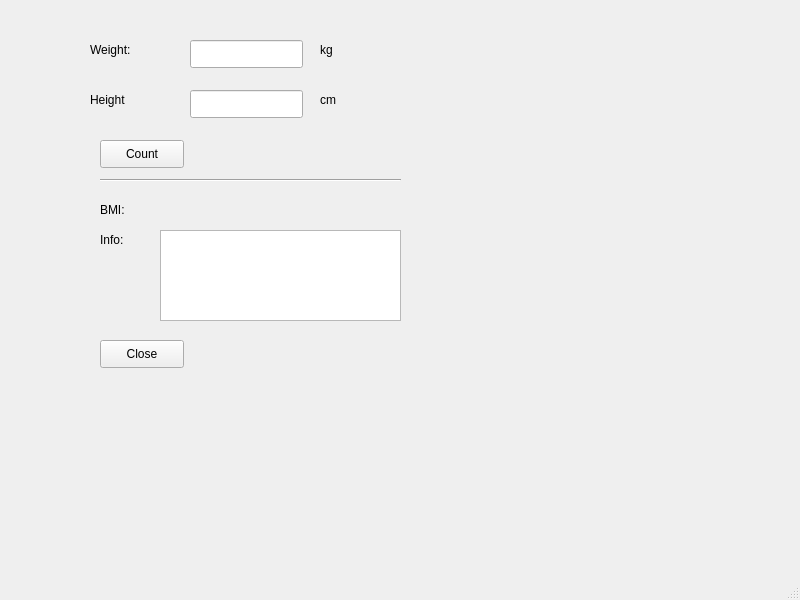
<?xml version="1.0" encoding="UTF-8"?>
<ui version="4.0">
 <class>MainWindow</class>
 <widget class="QMainWindow" name="MainWindow">
  <property name="geometry">
   <rect>
    <x>0</x>
    <y>0</y>
    <width>800</width>
    <height>600</height>
   </rect>
  </property>
  <property name="windowTitle">
   <string>MainWindow</string>
  </property>
  <widget class="QWidget" name="centralwidget">
   <widget class="QLineEdit" name="weightLineEdit">
    <property name="geometry">
     <rect>
      <x>190</x>
      <y>40</y>
      <width>113</width>
      <height>28</height>
     </rect>
    </property>
   </widget>
   <widget class="QLineEdit" name="heightLineEdit">
    <property name="geometry">
     <rect>
      <x>190</x>
      <y>90</y>
      <width>113</width>
      <height>28</height>
     </rect>
    </property>
   </widget>
   <widget class="QLabel" name="label">
    <property name="geometry">
     <rect>
      <x>320</x>
      <y>40</y>
      <width>63</width>
      <height>20</height>
     </rect>
    </property>
    <property name="text">
     <string>kg</string>
    </property>
   </widget>
   <widget class="QLabel" name="label_2">
    <property name="geometry">
     <rect>
      <x>320</x>
      <y>90</y>
      <width>63</width>
      <height>20</height>
     </rect>
    </property>
    <property name="text">
     <string>cm</string>
    </property>
   </widget>
   <widget class="QLabel" name="label_3">
    <property name="geometry">
     <rect>
      <x>90</x>
      <y>90</y>
      <width>63</width>
      <height>20</height>
     </rect>
    </property>
    <property name="text">
     <string>Height</string>
    </property>
   </widget>
   <widget class="QLabel" name="label_4">
    <property name="geometry">
     <rect>
      <x>90</x>
      <y>40</y>
      <width>63</width>
      <height>20</height>
     </rect>
    </property>
    <property name="text">
     <string>Weight:</string>
    </property>
   </widget>
   <widget class="Line" name="line">
    <property name="geometry">
     <rect>
      <x>100</x>
      <y>165</y>
      <width>301</width>
      <height>31</height>
     </rect>
    </property>
    <property name="orientation">
     <enum>Qt::Horizontal</enum>
    </property>
   </widget>
   <widget class="QPushButton" name="countButton">
    <property name="geometry">
     <rect>
      <x>100</x>
      <y>140</y>
      <width>84</width>
      <height>28</height>
     </rect>
    </property>
    <property name="text">
     <string>Count</string>
    </property>
   </widget>
   <widget class="QLabel" name="label_5">
    <property name="geometry">
     <rect>
      <x>100</x>
      <y>200</y>
      <width>63</width>
      <height>20</height>
     </rect>
    </property>
    <property name="text">
     <string>BMI:</string>
    </property>
   </widget>
   <widget class="QLabel" name="resultLabel">
    <property name="geometry">
     <rect>
      <x>200</x>
      <y>200</y>
      <width>63</width>
      <height>20</height>
     </rect>
    </property>
    <property name="text">
     <string/>
    </property>
   </widget>
   <widget class="QLabel" name="label_6">
    <property name="geometry">
     <rect>
      <x>100</x>
      <y>230</y>
      <width>63</width>
      <height>20</height>
     </rect>
    </property>
    <property name="text">
     <string>Info:</string>
    </property>
   </widget>
   <widget class="QTextBrowser" name="infoTextBrowser">
    <property name="geometry">
     <rect>
      <x>160</x>
      <y>230</y>
      <width>241</width>
      <height>91</height>
     </rect>
    </property>
   </widget>
   <widget class="QPushButton" name="closeButton">
    <property name="geometry">
     <rect>
      <x>100</x>
      <y>340</y>
      <width>84</width>
      <height>28</height>
     </rect>
    </property>
    <property name="text">
     <string>Close</string>
    </property>
   </widget>
  </widget>
  <widget class="QMenuBar" name="menubar">
   <property name="geometry">
    <rect>
     <x>0</x>
     <y>0</y>
     <width>800</width>
     <height>25</height>
    </rect>
   </property>
  </widget>
  <widget class="QStatusBar" name="statusbar"/>
 </widget>
 <resources/>
 <connections>
  <connection>
   <sender>closeButton</sender>
   <signal>clicked()</signal>
   <receiver>MainWindow</receiver>
   <slot>close()</slot>
   <hints>
    <hint type="sourcelabel">
     <x>163</x>
     <y>387</y>
    </hint>
    <hint type="destinationlabel">
     <x>246</x>
     <y>395</y>
    </hint>
   </hints>
  </connection>
 </connections>
</ui>
